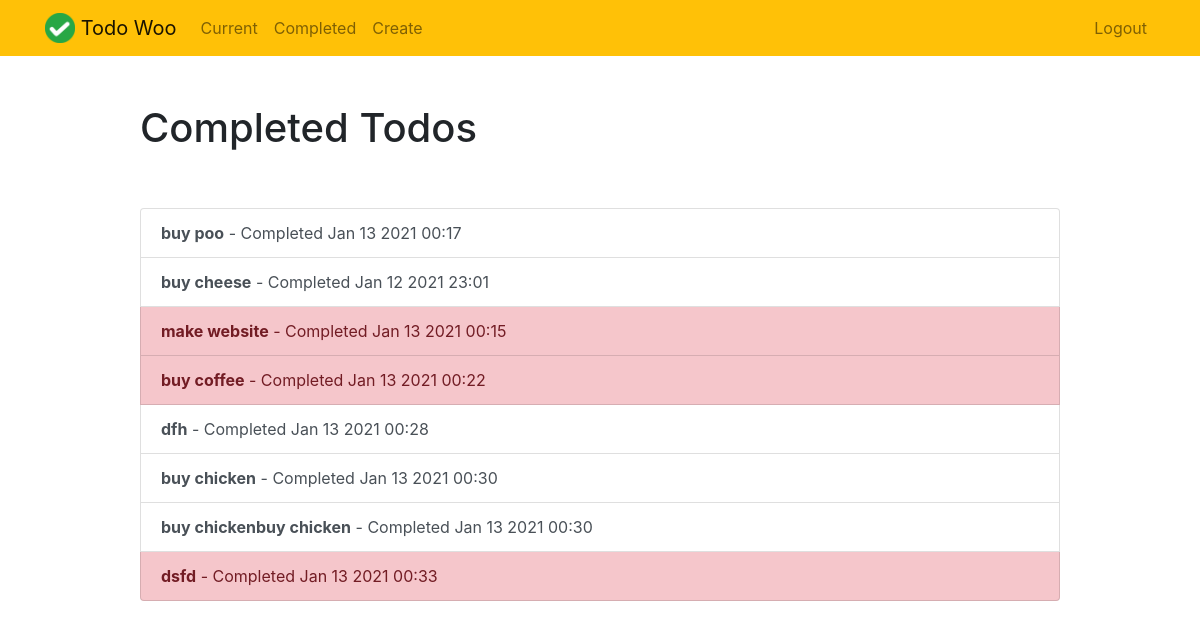
The page /completed/ (signed in) on the database as committed earlier.
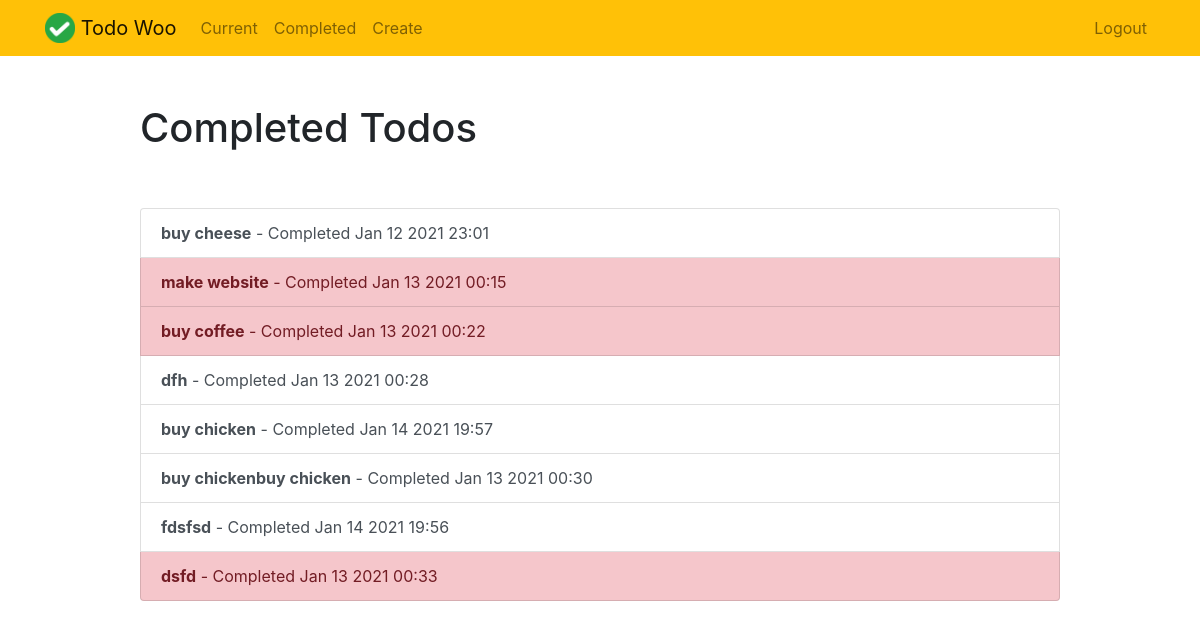
The same page on the database as committed later.
### todo/models.py (models this page shows, shortened)
class Todo(models.Model):
    title = models.CharField(max_length=100)
    memo = models.TextField(blank=True)
    created = models.DateTimeField(auto_now_add=True)
    datecompleted = models.DateTimeField(null=True, blank=True)
    important = models.BooleanField(default=False)
    user = models.ForeignKey(User, on_delete=models.CASCADE)

### todo/views.py (the view)
# urls.py: path('completed/', views.completedtodos, name='completedtodos'),
@login_required
def completedtodos(request):
    todos = Todo.objects.filter(user=request.user, datecompleted__isnull=False)
    return render(request, 'todo/completedtodos.html', {'todos':todos})

### todo/templates/todo/completedtodos.html
{% extends "todo/base.html" %}
{% block content %}
    <div class="row justify-content-center mt-5">
        <div class="col-md-10">
            <h1>Completed Todos</h1>
        </div>
    </div>
    <div class="row justify-content-center mt-5">
        <div class="col-md-10">
            <div class="list-group">
                {% for todo in todos %}
                    <a href="{% url 'viewtodo' todo.id %}" class="list-group-item list-group-item-action{% if todo.important %} list-group-item-danger{% endif %}"><b>{{ todo.title }}</b> - Completed {{ todo.datecompleted|date:'M j Y H:i' }}</a>
                {% endfor %}
            </div>
        </div>
    </div>
{% endblock %}

Rows that differ between the two databases and show on the page:
removed Todo: title "buy poo", datecompleted "Jan 13 2021 00:17"
changed Todo "buy chicken": datecompleted "Jan 13 2021 00:30" → "Jan 14 2021 19:57"
now on this page (row edited): Todo: title "fdsfsd", datecompleted "Jan 14 2021 19:56"
